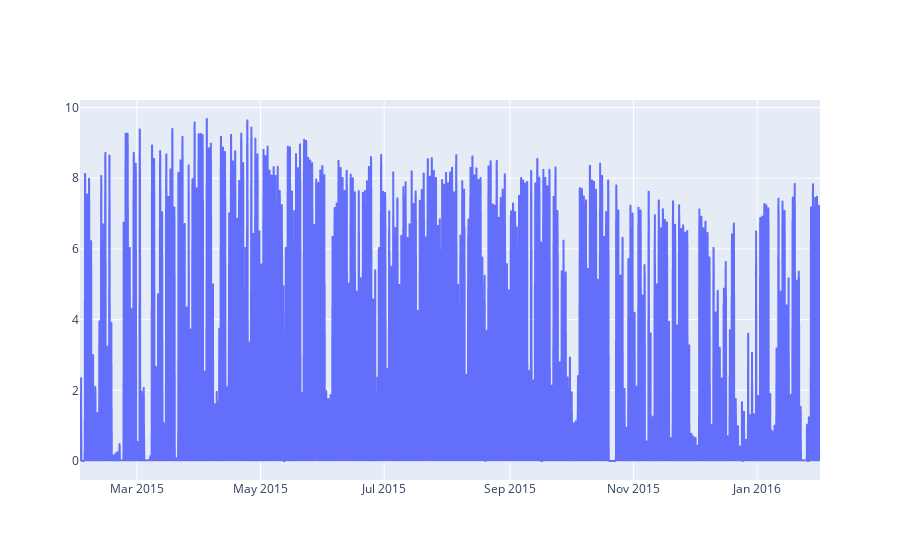

Notebook source saved alongside this figure:
### Code cell
fig = go.Figure(go.Scattergl(
    x = gen_df.index,
    y = gen_df["Generated Energy"]
))

fig.update_layout(template='plotly')

fig.show()

### Figure 1 — Plotly figure (JSON) as saved in the notebook; plotly's stock layout.template omitted (floating-point values rounded to 4 significant figures; data arrays with more than 128 entries replaced by an {"elided": "..."} marker saying what was removed)
{"data": [{"x": {"elided": "8760 str values"}, "y": {"elided": "8760 float values"}, "type": "scattergl"}], "layout": {}}
